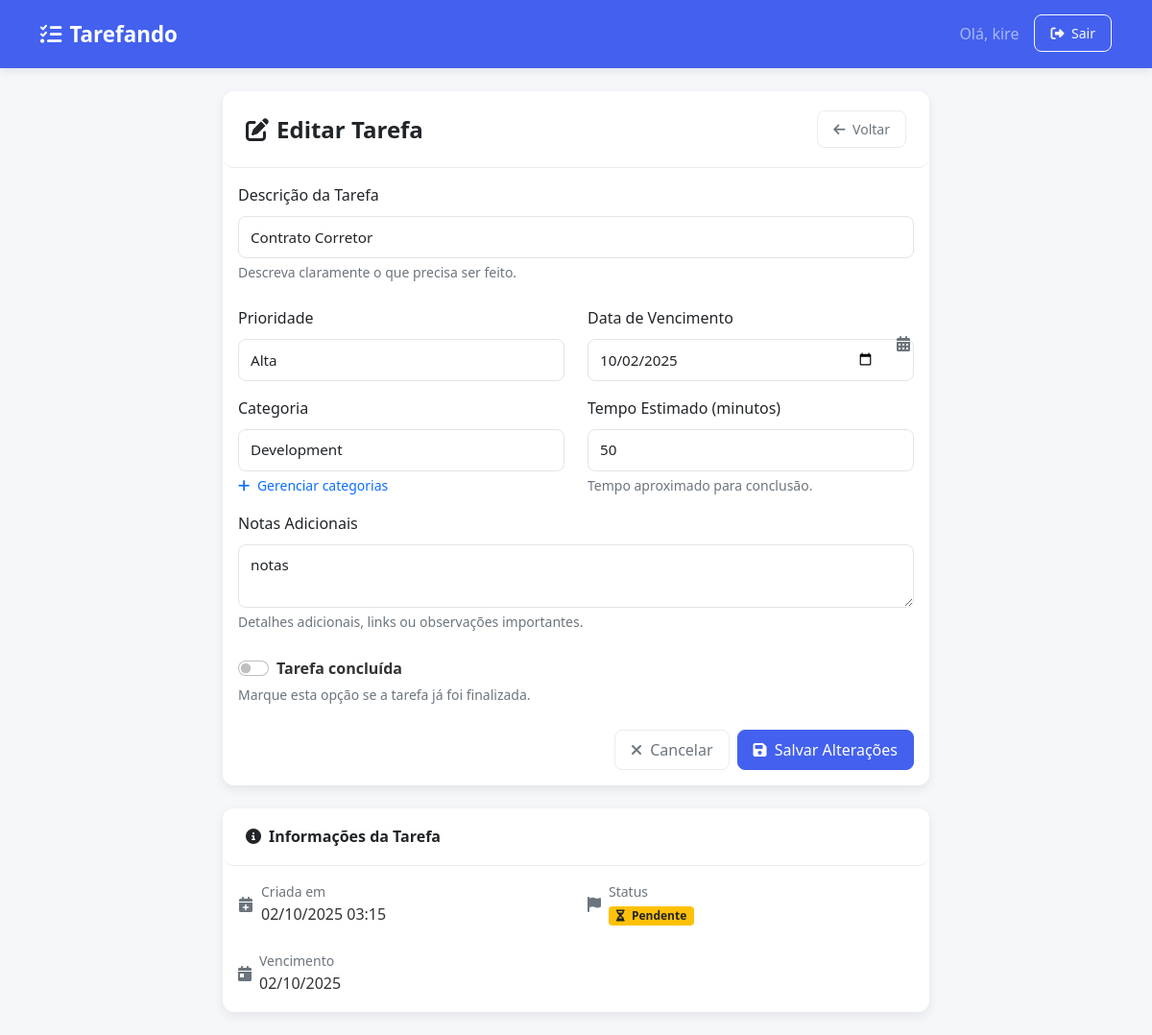
The app's page /editar/3/ (signed in) with its own data.
### tasks/models.py (models this page shows, shortened)
class Tarefa(models.Model):
    PRIORIDADE_CHOICES = [
        ('alta', 'Alta'),
        ('media', 'Média'),
        ('baixa', 'Baixa'),
    ]
    usuario = models.ForeignKey(User, on_delete=models.CASCADE)
    descricao = models.CharField(max_length=200)
    prioridade = models.CharField(max_length=10, choices=PRIORIDADE_CHOICES, default='media')
    data_vencimento = models.DateField()
    data_criacao = models.DateTimeField(auto_now_add=True)
    concluida = models.BooleanField(default=False)
    categoria = models.ForeignKey(Categoria, on_delete=models.SET_NULL, null=True, blank=True)
    notas = models.TextField(blank=True)
    tempo_estimado = models.IntegerField(default=0,validators=[MinValueValidator(0)],help_text="Tempo estimado em minutos (mínimo: 0)")
    def esta_atrasada(self):
        return not self.concluida and self.data_vencimento < timezone.now().date()
    class Meta:
        ordering = ['-prioridade', 'data_vencimento']

### tasks/views.py (the view)
# urls.py: path('editar/<int:tarefa_id>/', views.editar_tarefa, name='editar_tarefa'),
@login_required
def editar_tarefa(request, tarefa_id):
    tarefa = get_object_or_404(Tarefa, id=tarefa_id, usuario=request.user)
    if request.method == 'POST':
        form = TarefaForm(request.POST, instance=tarefa, user=request.user)
        if form.is_valid():
            form.save()
            messages.success(request, '✅ Tarefa atualizada com sucesso!')
            return redirect('tasks:lista_tarefas')
    else:
        form = TarefaForm(instance=tarefa, user=request.user)
    return render(request, 'tasks/editar_tarefa.html', {
        'form': form,
        'tarefa': tarefa
    })

### tasks/models.py (called while the page is built)
    def __str__(self):
        return self.nome

### tasks/templates/tasks/editar_tarefa.html (shortened to what this page needs)
<!DOCTYPE html>
<html lang="pt-br">
  <head>
    <link
      href="https://cdn.jsdelivr.net/npm/bootstrap@5.1.3/dist/css/bootstrap.min.css"
      rel="stylesheet"
    />
    <link
      rel="stylesheet"
      href="https://cdnjs.cloudflare.com/ajax/libs/font-awesome/6.4.0/css/all.min.css"
    />
  </head>
  <body>
    <nav
      class="navbar navbar-expand-lg navbar-dark"
      style="background-color: var(--primary)"
    >
      <div class="container">
        <a
          class="navbar-brand d-flex align-items-center"
          href="{% url 'tasks:lista_tarefas' %}"
        >
          <i class="fas fa-tasks me-2"></i>
          Tarefando
        </a>
        <div class="navbar-nav ms-auto">
          <span class="navbar-text me-3 d-none d-md-inline"
            >Olá, {{ user.username }}</span
          >
          <form
            method="post"
            action="{% url 'tasks:logout' %}"
            class="d-inline"
          >
            <button type="submit" class="btn btn-outline-light btn-sm">
              <i class="fas fa-sign-out-alt me-1"></i> Sair
            </button>
          </form>
        </div>
      </div>
    </nav>
    <div class="container mt-4">
      <div class="row justify-content-center">
        <div class="col-md-10 col-lg-8">
          <div class="card">
            <div class="card-header">
              <div class="d-flex justify-content-between align-items-center">
                <h4 class="card-title mb-0">
                  <i class="fas fa-edit me-2"></i>Editar Tarefa
                </h4>
                <a
                  href="{% url 'tasks:lista_tarefas' %}"
                  class="btn btn-outline-secondary btn-sm"
                >
                  <i class="fas fa-arrow-left me-1"></i> Voltar
                </a>
              </div>
            </div>
            <div class="card-body">
              <form method="post">
                <div class="mb-4">
                  <label class="form-label">Descrição da Tarefa</label>
                  {{ form.descricao }}
                  <div class="form-text">
                    Descreva claramente o que precisa ser feito.
                  </div>
                </div>
                <div class="row">
                  <div class="col-md-6 mb-3">
                    <label class="form-label">Prioridade</label>
                    {{ form.prioridade }}
                  </div>
                  <div class="col-md-6 mb-3">
                    <label class="form-label">Data de Vencimento</label>
                    {{ form.data_vencimento }}
                  </div>
                </div>
                <div class="row">
                  <div class="col-md-6 mb-3">
                    <label class="form-label">Categoria</label>
                    {{ form.categoria }}
                    <div class="form-text">
                      <a
                        href="{% url 'tasks:lista_categorias' %}"
                        class="text-decoration-none"
                      >
                        <i class="fas fa-plus me-1"></i> Gerenciar categorias
                      </a>
                    </div>
                  </div>
                  <div class="col-md-6 mb-3">
                    <label class="form-label">Tempo Estimado (minutos)</label>
                    {{ form.tempo_estimado }}
                    <div class="form-text">
                      Tempo aproximado para conclusão.
                    </div>
                  </div>
                </div>
                <div class="mb-4">
                  <label class="form-label">Notas Adicionais</label>
                  {{ form.notas }}
                  <div class="form-text">
                    Detalhes adicionais, links ou observações importantes.
                  </div>
                </div>
                <div class="mb-4">
                  <div class="form-check form-switch">
                    {{ form.concluida }}
                    <label
                      class="form-check-label"
                      for="{{ form.concluida.id_for_label }}"
                    >
                      <strong>Tarefa concluída</strong>
                    </label>
                  </div>
                  <div class="form-text">
                    Marque esta opção se a tarefa já foi finalizada.
                  </div>
                </div>
                <div
                  class="d-flex gap-2 justify-content-end flex-wrap btn-group-mobile"
                >
                  <a
                    href="{% url 'tasks:lista_tarefas' %}"
                    class="btn btn-outline-secondary"
                  >
                    <i class="fas fa-times me-1"></i> Cancelar
                  </a>
                  <button type="submit" class="btn btn-primary">
                    <i class="fas fa-save me-1"></i> Salvar Alterações
                  </button>
                </div>
              </form>
            </div>
          </div>
          <div class="card mt-4">
            <div class="card-header">
              <h6 class="card-title mb-0">
                <i class="fas fa-info-circle me-2"></i>Informações da Tarefa
              </h6>
            </div>
            <div class="card-body">
              <div class="row">
                <div class="col-md-6 mb-3">
                  <div class="d-flex align-items-center mb-2">
                    <i class="fas fa-calendar-plus text-muted me-2"></i>
                    <div>
                      <div class="small text-muted">Criada em</div>
                      <div class="fw-medium">
                        {{ tarefa.data_criacao|date:"d/m/Y H:i" }}
                      </div>
                    </div>
                  </div>
                </div>
                <div class="col-md-6 mb-3">
                  <div class="d-flex align-items-center mb-2">
                    <i class="fas fa-flag text-muted me-2"></i>
                    <div>
                      <div class="small text-muted">Status</div>
                      <div>
                        {% if tarefa.concluida %}
                        <span class="badge bg-success status-badge">
                          <i class="fas fa-check me-1"></i> Concluída
                        </span>
                        {% elif tarefa.esta_atrasada %}
                        <span class="badge bg-danger status-badge">
                          <i class="fas fa-clock me-1"></i> Atrasada
                        </span>
                        {% else %}
                        <span class="badge bg-warning status-badge text-dark">
                          <i class="fas fa-hourglass-half me-1"></i> Pendente
                        </span>
                        {% endif %}
                      </div>
                    </div>
                  </div>
                </div>
              </div>
              {% if tarefa.data_vencimento %}
              <div class="row">
                <div class="col-12">
                  <div class="d-flex align-items-center">
                    <i class="fas fa-calendar-day text-muted me-2"></i>
                    <div>
                      <div class="small text-muted">Vencimento</div>
                      <div class="fw-medium">
                        {{ tarefa.data_vencimento|date:"d/m/Y" }}
                      </div>
                    </div>
                  </div>
                </div>
              </div>
              {% endif %}
            </div>
          </div>
        </div>
      </div>
    </div>
  </body>
</html>

### tasks/templates/tasks/editar_tarefa.html (style rules this page uses)
:root { --primary: #4361ee; --primary-light: #4895ef; --secondary: #3f37c9; --success: #4cc9f0; --danger: #f72585; --warning: #f8961e; --info: #4895ef; --light: #f8f9fa; --dark: #212529; --gray: #6c757d; --gray-light: #e9ecef; --border-radius: 12px; --shadow: 0 4px 12px rgba(0, 0, 0, 0.08); --transition: all 0.3s ease; }
body { background-color: #f5f7fb; font-family: "Segoe UI", system-ui, -apple-system, sans-serif; color: #333; line-height: 1.6; }
.navbar { box-shadow: 0 2px 10px rgba(0, 0, 0, 0.1); padding: 0.8rem 0; }
.navbar-brand { font-weight: 700; font-size: 1.4rem; }
.card { border: none; border-radius: var(--border-radius); box-shadow: var(--shadow); margin-bottom: 1.5rem; transition: var(--transition); }
.card-header { background-color: white; border-bottom: 1px solid var(--gray-light); padding: 1.25rem 1.5rem; border-radius: var(--border-radius) !important; }
.card-title { font-weight: 600; color: var(--dark); margin-bottom: 0; }
.btn { border-radius: 8px; font-weight: 500; transition: var(--transition); padding: 0.5rem 1rem; }
.btn-primary { background-color: var(--primary); border-color: var(--primary); }
.btn-outline-secondary { color: var(--gray); border-color: var(--gray-light); }
.form-control, .form-select { border-radius: 8px; border: 1px solid #e1e5e9; padding: 0.6rem 0.75rem; transition: var(--transition); font-size: 0.95rem; }
.form-label { font-weight: 500; margin-bottom: 0.5rem; color: var(--dark); }
.form-check-label { font-weight: 500; }
.status-badge { font-weight: 600; }

### records on screen
Tarefa: descricao "Contrato Corretor", prioridade "Alta", data_vencimento "10/02/2025", categoria "Development", tempo_estimado "50", notas "notas", data_criacao "02/10/2025 03:15", data_vencimento "02/10/2025"

### other values on screen
{{ user.username }} "kire"
